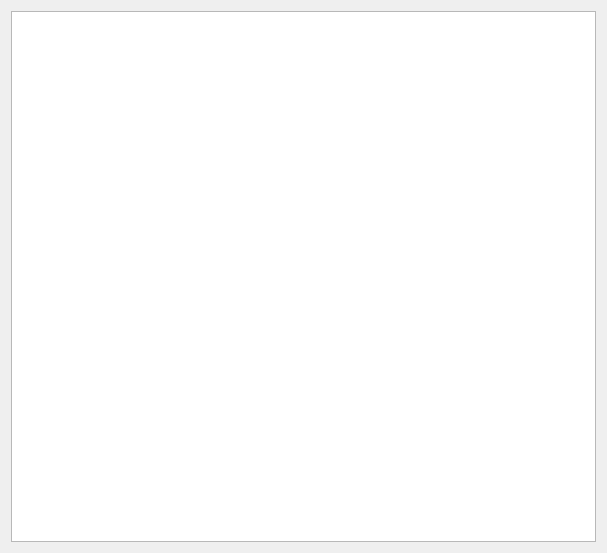
<ui version="4.0" >
 <class>TrebNakladWidget</class>
 <widget class="QWidget" name="TrebNakladWidget" >
  <property name="geometry" >
   <rect>
    <x>0</x>
    <y>0</y>
    <width>607</width>
    <height>553</height>
   </rect>
  </property>
  <property name="windowTitle" >
   <string>Form</string>
  </property>
  <layout class="QVBoxLayout" name="verticalLayout" >
   <item>
    <widget class="QTableWidget" name="tableWidget" />
   </item>
  </layout>
 </widget>
 <resources/>
 <connections/>
</ui>
